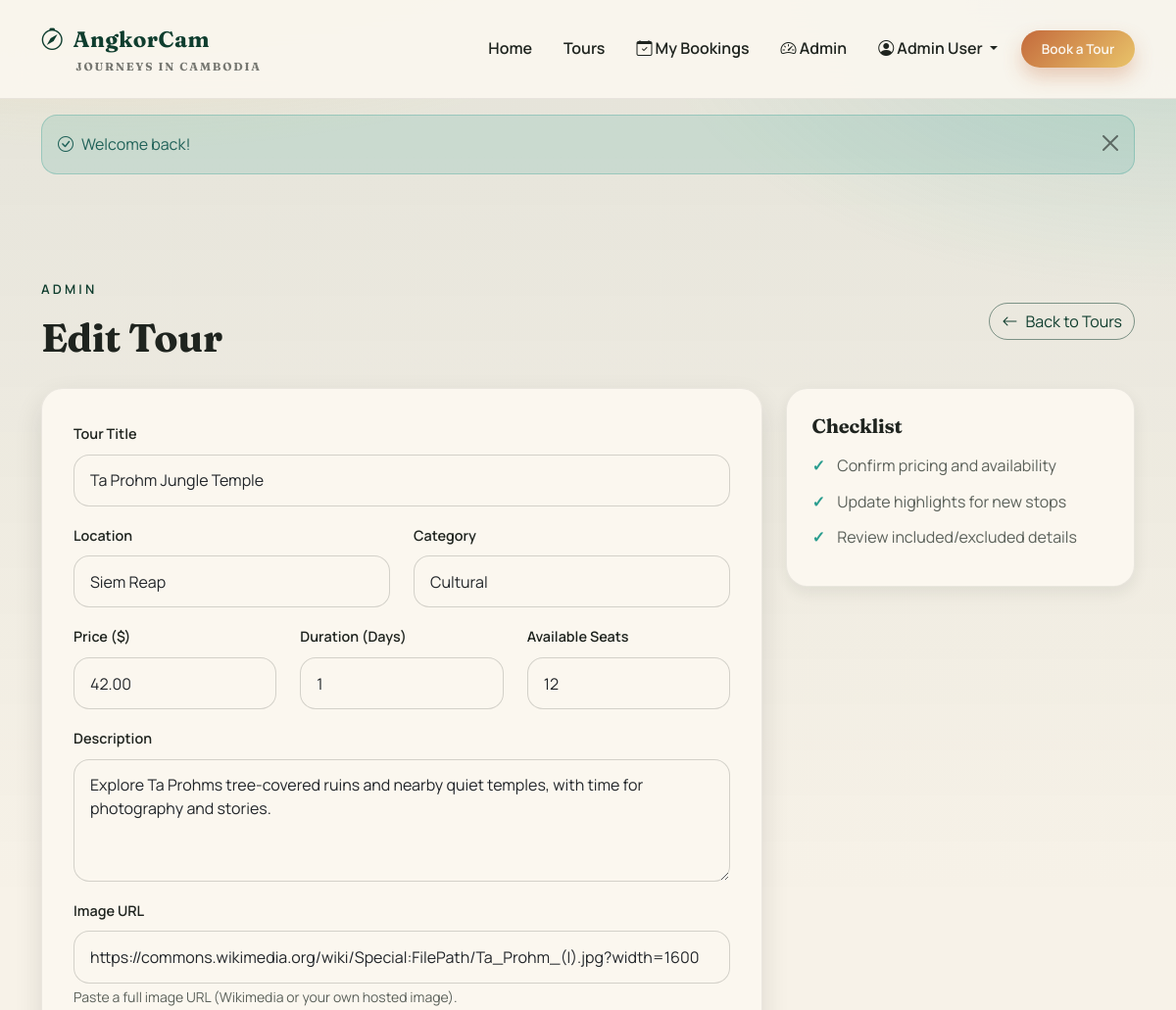
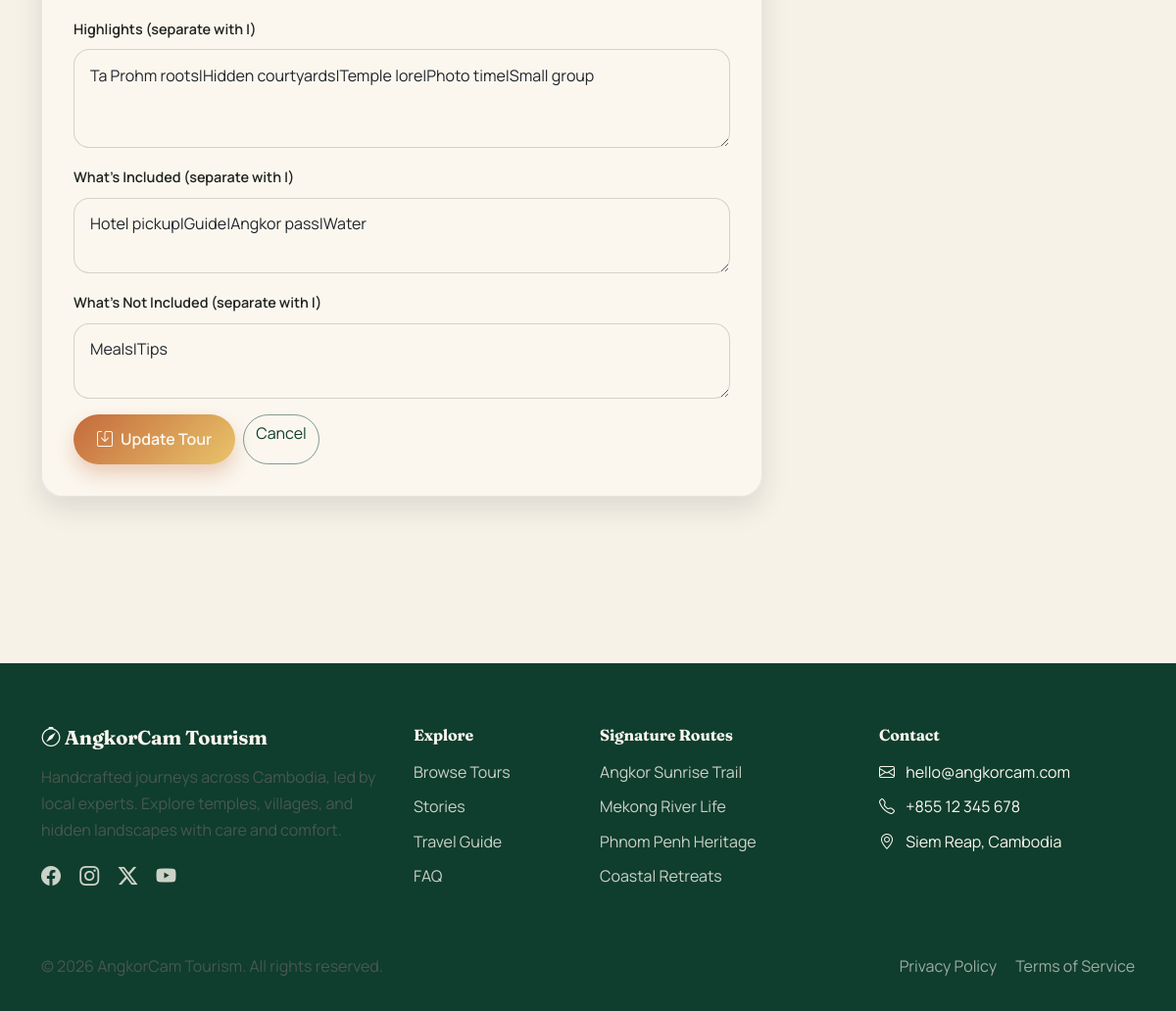
/?page=admin-edit-tour&id=2 (signed in), run on the app's committed database (2 pictures, top to bottom).
### tables this page shows
CREATE TABLE tours (
    id INT UNSIGNED AUTO_INCREMENT PRIMARY KEY,
    title VARCHAR(200) NOT NULL,
    slug VARCHAR(255) UNIQUE NOT NULL,
    location VARCHAR(100) NOT NULL,
    category VARCHAR(50) NOT NULL DEFAULT 'Cultural',
    price DECIMAL(10,2) NOT NULL,
    duration INT NOT NULL COMMENT 'Duration in days',
    description TEXT,
    highlights TEXT COMMENT 'What makes this tour special',
    included TEXT COMMENT 'What is included',
    excluded TEXT COMMENT 'What is not included',
    image VARCHAR(255),
    available_seats INT DEFAULT 15,
    status ENUM('active', 'inactive') DEFAULT 'active',
    created_at TIMESTAMP DEFAULT CURRENT_TIMESTAMP,
    updated_at TIMESTAMP DEFAULT CURRENT_TIMESTAMP ON UPDATE CURRENT_TIMESTAMP,
    
    INDEX idx_slug (slug),
    INDEX idx_location (location),
    INDEX idx_category (category),
    INDEX idx_status (status),
    INDEX idx_price (price)
);

### app/Models/Tour.php (called while the page is built, shortened)
<?php
class Tour {
    private $db;
    public function __construct($database) {
        $this->db = $database;
    }
    public function getById($id) {
        $stmt = $this->db->prepare("SELECT * FROM tours WHERE id = ? AND status = 'active'");
        $stmt->execute([$id]);
        return $stmt->fetch();
    }
}

### config/config.php (called while the page is built, shortened)
<?php
try {
    $db = new PDO(
        "mysql:host=" . DB_HOST . ";dbname=" . DB_NAME . ";charset=utf8mb4",
        DB_USER,
        DB_PASS,
        [
            PDO::ATTR_ERRMODE => PDO::ERRMODE_EXCEPTION,
            PDO::ATTR_DEFAULT_FETCH_MODE => PDO::FETCH_ASSOC,
            PDO::ATTR_EMULATE_PREPARES => false,
            PDO::ATTR_ERRMODE => PDO::ERRMODE_EXCEPTION,
            PDO::ATTR_DEFAULT_FETCH_MODE => PDO::FETCH_ASSOC,
            PDO::ATTR_EMULATE_PREPARES => false
        ]
    );
} catch (PDOException $e) {
    die("Database Connection Failed: " . $e->getMessage());
}
function e($value) {
    return htmlspecialchars($value ?? '', ENT_QUOTES, 'UTF-8');
}
require_once BASE_PATH . '/app/Models/Tour.php';

### views/pages/admin/edit-tour.php (the view, shortened to what this page needs)
<?php
$tour_id = $_GET['id'] ?? 0;
$tourModel = new Tour($db);
$tour = $tourModel->getById($tour_id);
?>
<section class="section">
    <div class="container">
        <div class="d-flex flex-wrap justify-content-between align-items-center mb-4">
            <div>
                <p class="eyebrow dark">Admin</p>
                <h1 class="mb-1">Edit Tour</h1>
            </div>
            <a href="?page=admin-tours" class="btn btn-outline-dark">
                <i class="bi bi-arrow-left me-2"></i>Back to Tours
            </a>
        </div>
        <div class="row g-4">
            <div class="col-lg-8">
                <div class="glass-card">
                    <form method="POST">
                        <div class="mb-3">
                            <label class="form-label">Tour Title</label>
                            <input type="text" name="title" class="form-control" value="<?= e($tour['title']) ?>" required>
                        </div>
                        <div class="row">
                            <div class="col-md-6 mb-3">
                                <label class="form-label">Location</label>
                                <input type="text" name="location" class="form-control" value="<?= e($tour['location']) ?>" required>
                            </div>
                            <div class="col-md-6 mb-3">
                                <label class="form-label">Category</label>
                                <select name="category" class="form-select">
                                    <option value="Cultural" <?= $tour['category'] === 'Cultural' ? 'selected' : '' ?>>Cultural</option>
                                </select>
                            </div>
                        </div>
                        <div class="row">
                            <div class="col-md-4 mb-3">
                                <label class="form-label">Price ($)</label>
                                <input type="number" name="price" class="form-control" value="<?= $tour['price'] ?>" step="0.01" required>
                            </div>
                            <div class="col-md-4 mb-3">
                                <label class="form-label">Duration (Days)</label>
                                <input type="number" name="duration" class="form-control" value="<?= $tour['duration'] ?>" min="1" required>
                            </div>
                            <div class="col-md-4 mb-3">
                                <label class="form-label">Available Seats</label>
                                <input type="number" name="available_seats" class="form-control" value="<?= $tour['available_seats'] ?>" min="1" required>
                            </div>
                        </div>
                    <div class="mb-3">
                        <label class="form-label">Description</label>
                        <textarea name="description" class="form-control" rows="4" required><?= e($tour['description']) ?></textarea>
                    </div>
                    <div class="mb-3">
                        <label class="form-label">Image URL</label>
                        <input type="url" name="image" class="form-control" value="<?= e($tour['image'] ?? '') ?>" placeholder="https://...">
                        <small class="text-muted">Paste a full image URL (Wikimedia or your own hosted image).</small>
                    </div>
                        <div class="mb-3">
                            <label class="form-label">Highlights (separate with |)</label>
                            <textarea name="highlights" class="form-control" rows="3"><?= e($tour['highlights']) ?></textarea>
                        </div>
                        <div class="mb-3">
                            <label class="form-label">What's Included (separate with |)</label>
                            <textarea name="included" class="form-control" rows="2"><?= e($tour['included']) ?></textarea>
                        </div>
                        <div class="mb-3">
                            <label class="form-label">What's Not Included (separate with |)</label>
                            <textarea name="excluded" class="form-control" rows="2"><?= e($tour['excluded']) ?></textarea>
                        </div>
                        <div class="d-flex gap-2">
                            <button type="submit" class="btn btn-gradient px-4">
                                <i class="bi bi-save me-2"></i>Update Tour
                            </button>
                            <a href="?page=admin-tours" class="btn btn-outline-dark">Cancel</a>
                        </div>
                    </form>
                </div>
            </div>
            <div class="col-lg-4">
                <div class="booking-card">
                    <h5 class="mb-3">Checklist</h5>
                    <ul class="list-check">
                        <li>Confirm pricing and availability</li>
                        <li>Update highlights for new stops</li>
                        <li>Review included/excluded details</li>
                    </ul>
                </div>
            </div>
        </div>
    </div>
</section>
<?php $content = ob_get_clean(); require __DIR__ . '/../../layouts/main.php'; ?>

### public/css/style.css (style rules this page uses)
:root { --ink: #1f241f; --muted: #5b615a; --paper: #f7f2e8; --cream: #fbf7ef; --sand: #e7d6b8; --clay: #c46a3c; --sun: #e9c46a; --forest: #0f3d2e; --jade: #2a9d8f; --river: #3e7c7b; --gradient-primary: linear-gradient(135deg, #c46a3c 0%, #e9c46a 100%); --gradient-hero: linear-gradient(120deg, #0f3d2e 0%, #1c5a46 40%, #c46a3c 100%); --gradient-soft: linear-gradient(180deg, rgba(231, 214, 184, 0.35) 0%, rgba(251, 247, 239, 0.8) 100%); --shadow-sm: 0 6px 16px rgba(31, 36, 31, 0.08); --shadow-md: 0 12px 28px rgba(31, 36, 31, 0.12); --shadow-lg: 0 22px 48px rgba(31, 36, 31, 0.16); --radius-sm: 10px; --radius-md: 16px; --radius-lg: 22px; --radius-xl: 30px; }
* { margin: 0; padding: 0; box-sizing: border-box; }
body { font-family: 'Manrope', 'Segoe UI', sans-serif; background: var(--paper); color: var(--ink); line-height: 1.7; -webkit-font-smoothing: antialiased; position: relative; }
body::before { content: ''; position: fixed; inset: 0; background: radial-gradient(1200px 600px at 10% -10%, rgba(233, 196, 106, 0.35), transparent 60%), radial-gradient(900px 500px at 100% 0%, rgba(42, 157, 143, 0.18), transparent 60%), linear-gradient(180deg, rgba(15, 61, 46, 0.08) 0%, rgba(15, 61, 46, 0.0) 45%); z-index: -1; }
h1, h2, h3, h4, h5, h6 { font-family: 'Fraunces', 'Times New Roman', serif; font-weight: 700; line-height: 1.15; letter-spacing: -0.01em; color: var(--ink); }
p { color: var(--muted); }
.text-muted { color: var(--muted) !important; }
a { color: var(--forest); text-decoration: none; transition: color 0.2s ease; }
.eyebrow { font-size: 0.82rem; text-transform: uppercase; letter-spacing: 0.24em; font-weight: 600; color: rgba(255, 255, 255, 0.7); }
.eyebrow.dark { color: var(--forest); }
.section { padding: 90px 0; }
.glass-card { background: rgba(251, 247, 239, 0.98); border-radius: var(--radius-lg); padding: 2rem; box-shadow: var(--shadow-md); border: 1px solid rgba(31, 36, 31, 0.08); transition: transform 0.3s ease, box-shadow 0.3s ease; }
.btn-gradient { background: var(--gradient-primary); border: none; color: var(--cream); padding: 0.85rem 2rem; border-radius: 999px; font-weight: 600; box-shadow: 0 10px 20px rgba(196, 106, 60, 0.3); transition: transform 0.2s ease, box-shadow 0.2s ease; }
.btn-outline-dark { border-radius: 999px; border-color: rgba(15, 61, 46, 0.5); color: var(--forest); }
.form-control, .form-select { border-radius: var(--radius-md); border: 1px solid rgba(31, 36, 31, 0.18); padding: 0.85rem 1rem; font-size: 1rem; background: var(--cream); transition: all 0.2s ease; }
.form-label { font-weight: 600; color: var(--ink); margin-bottom: 0.5rem; font-size: 0.9rem; }
.booking-card { background: var(--cream); border-radius: var(--radius-lg); padding: 1.6rem; border: 1px solid rgba(31, 36, 31, 0.08); box-shadow: var(--shadow-sm); }
.list-check, .list-cross { list-style: none; padding-left: 0; margin-bottom: 0; }
.list-check li, .list-cross li { position: relative; padding-left: 1.6rem; margin-bottom: 0.6rem; color: var(--muted); }
.list-check li::before { content: '\2713'; position: absolute; left: 0; top: 0; color: var(--jade); font-weight: 700; }

### data on the page
tours: title "Ta Prohm Jungle Temple", location "Siem Reap", category "Cultural", price "42.00", duration "1", available_seats "12", description "Explore Ta Prohms tree-covered ruins and nearby quiet temples, with time for photography and stories.", image "https://commons.wikimedia.org/wiki/Special:FilePath/Ta_Prohm_(I).jpg?width=1600", highlights "Ta Prohm roots|Hidden courtyards|Temple lore|Photo time|Small group", included "Hotel pickup|Guide|Angkor pass|Water", excluded "Meals|Tips"

### other printed values
$_SESSION['name'] "Admin User"
$success "Welcome back!"
